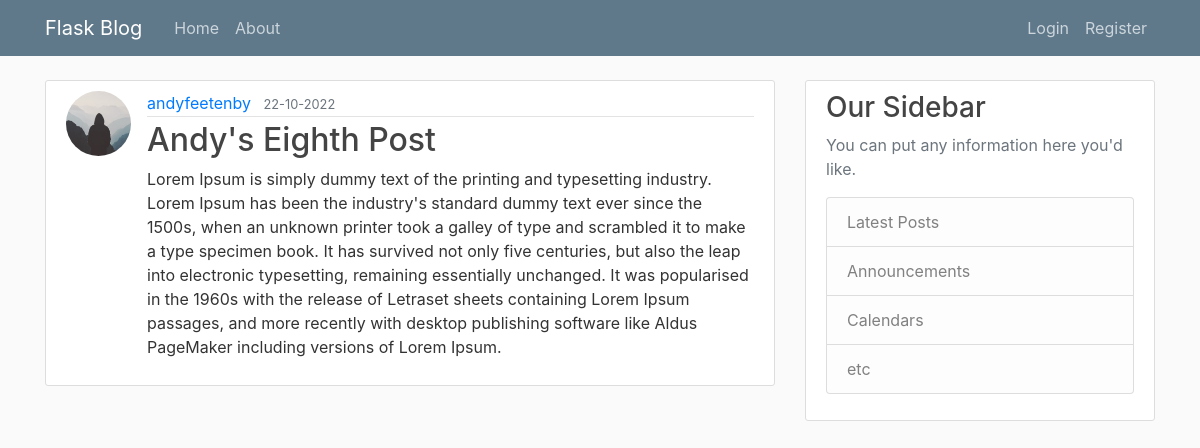
The app's page /Post/9 with its own data.
### app/models.py (models this page shows, shortened)
class User(db.Model, UserMixin):
  id              = db.Column(db.Integer, primary_key=True)
  username        = db.Column(db.String(20), unique=True, nullable=False)
  email           = db.Column(db.String(120), unique=True, nullable=False)
  image_file      = db.Column(db.String(20), nullable=False, default='default.jpg')
  password        = db.Column(db.String(60), nullable=False)
  posts           = db.relationship('Post', backref='author', lazy=True)

class Post(db.Model):
  id              = db.Column(db.Integer, primary_key=True)
  title           = db.Column(db.String(100), nullable=False)
  date_posted     = db.Column(db.DateTime, nullable=False, default=datetime.utcnow)
  content         = db.Column(db.Text, nullable=False)
  user_id         = db.Column(db.Integer, db.ForeignKey('user.id'), nullable=False)

### app/Post/views.py (the view)
@post_blueprint.route("/<int:post_id>")
def get(post_id):
  post = Post.query.get_or_404(post_id)
  return render_template('post.html',title=post.title, post=post)

### app/Post/templates/Post/post.html (shortened to what this page needs)
{% extends 'public/templates/public_template.html' %}
{% block content %}
  <article class="media content-section">
    <img src="{{ url_for('User.static', filename='profile_pics/' + post.author.image_file) }}" class="rounded-circle article-img">
    <div class="media-body">
      <div class="article-metadata">
        <a class="mr-2" href="#">{{ post.author.username }}</a>
        <small class="text-muted">{{ post.date_posted.strftime('%d-%m-%Y') }}</small>
      </div>
      <h2>{{ post.title }}</h2>
      <p class="article-content">{{ post.content }}</p>
    </div>
  </article>
{% endblock %}

### app/static/css/style.css (style rules this page uses)
body { background: #fafafa; color: #333333; margin-top: 5rem; }
h1, h2, h3, h4, h5, h6 { color: #444444; }
.content-section { background: #ffffff; padding: 10px 20px; border: 1px solid #dddddd; border-radius: 3px; margin-bottom: 20px; }
.article-content { white-space: pre-line; }
.article-img { height: 65px; width: 65px; margin-right: 16px; }
.article-metadata { padding-bottom: 1px; margin-bottom: 4px; border-bottom: 1px solid #e3e3e3 }

### records on screen
User: image_file (placeholder picture), author.username "andyfeetenby"
Post: date_posted "22-10-2022", title "Andy's Eighth Post", content "Lorem Ipsum is simply dummy text of the printing and typesetting industry. Lorem Ipsum has been the industry's standard dummy text ever since the 1500s, when an unknown printer took a galley of type and scrambled it to make a type specimen book. It has survived not only five centuries, but also the leap into electronic typesetting, remaining essentially unchanged. It was popularised in the 1960s with the release of Letraset sheets containing Lorem Ipsum passages, and more recently with desktop publishing software like Aldus PageMaker including versions of Lorem Ipsum."
